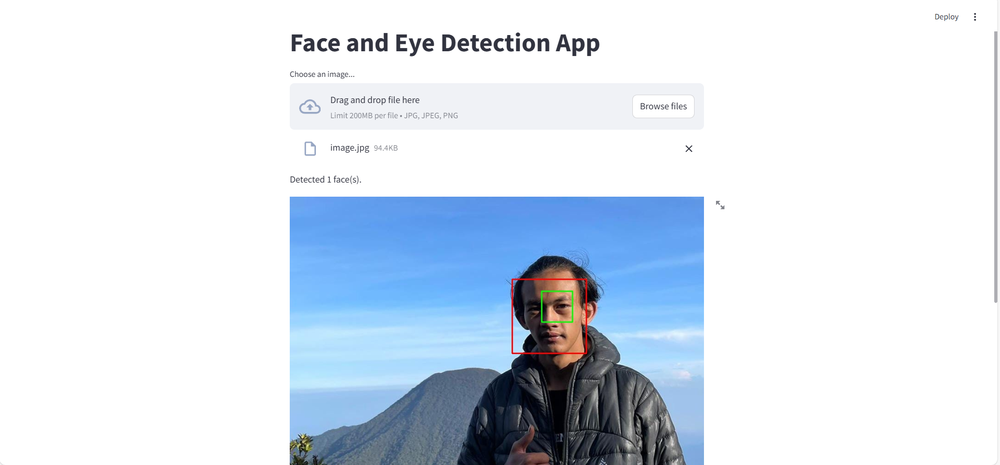
#> input picture UTS/image.png, 1000 x 465 px, shrunk from 1912 x 889 before the run
$ python -i app.py   (imports and definitions only)
#> lines starting #> are read from the running program, lines starting #| are printed output that depends on the picture; after the words box and inside, x2 and y2 are one past the last pixel; in counts of white or black regions, pixels touching at a corner belong together
#> further down, picture is the input picture: shape (465, 1000, 3); mean B, G, R 237.4, 227.3, 218.3
import cv2
import streamlit as st
from PIL import Image
import numpy as np

# Load Haar cascades
face_cascade = cv2.CascadeClassifier('haarcascades/haarcascade_frontalface_default.xml')
eye_cascade = cv2.CascadeClassifier('haarcascades/haarcascade_eye.xml')

def detect_faces_and_eyes(img):
    gray = cv2.cvtColor(img, cv2.COLOR_BGR2GRAY)
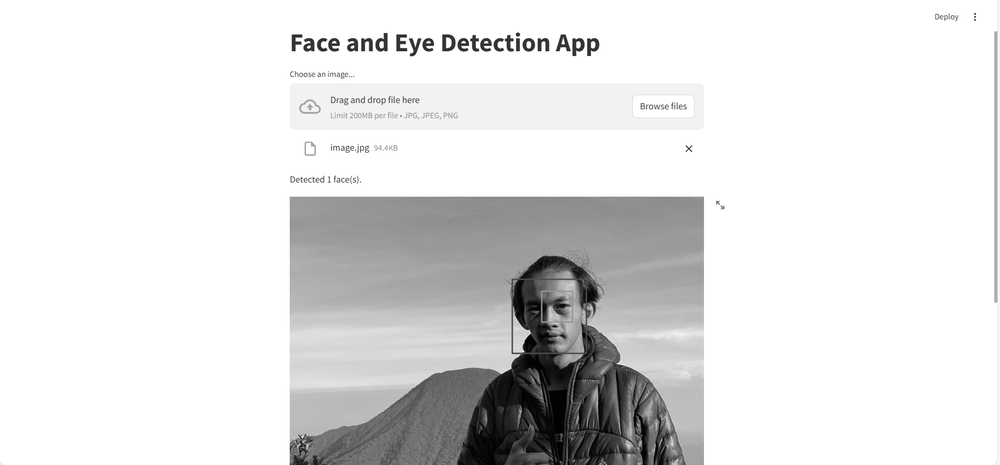
#> gray: shape (465, 1000); min 0, max 255, mean 225.8
    faces = face_cascade.detectMultiScale(gray, scaleFactor=1.1, minNeighbors=5, minSize=(30, 30))
#> faces = [[509, 276, 78, 78]]

    for (x, y, w, h) in faces:
        cv2.rectangle(img, (x, y), (x+w, y+h), (255, 0, 0), 2)
        roi_gray = gray[y:y+h, x:x+w]
        roi_color = img[y:y+h, x:x+w]
        eyes = eye_cascade.detectMultiScale(roi_gray, scaleFactor=1.1, minNeighbors=5, minSize=(15, 15))

        for (ex, ey, ew, eh) in eyes:
            cv2.rectangle(roi_color, (ex, ey), (ex+ew, ey+eh), (0, 255, 0), 2)
#> this loop made 1 pass
#> pass 1, in detect_faces_and_eyes, `roi_gray = gray[y:y+h, x:x+w]`:
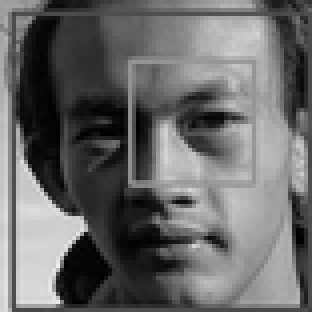
#> roi_gray: shape (78, 78) (shown 4 times larger); min 0, max 238, mean 104
#> pass 1, in detect_faces_and_eyes, `roi_color = img[y:y+h, x:x+w]`:
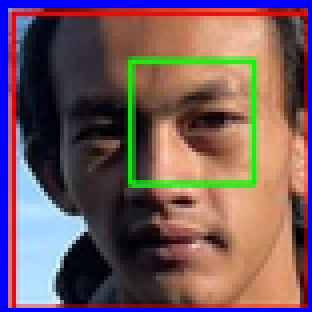
#> roi_color: shape (78, 78, 3) (shown 4 times larger); mean B, G, R 94.2, 88.7, 114.2
#> after the loop:
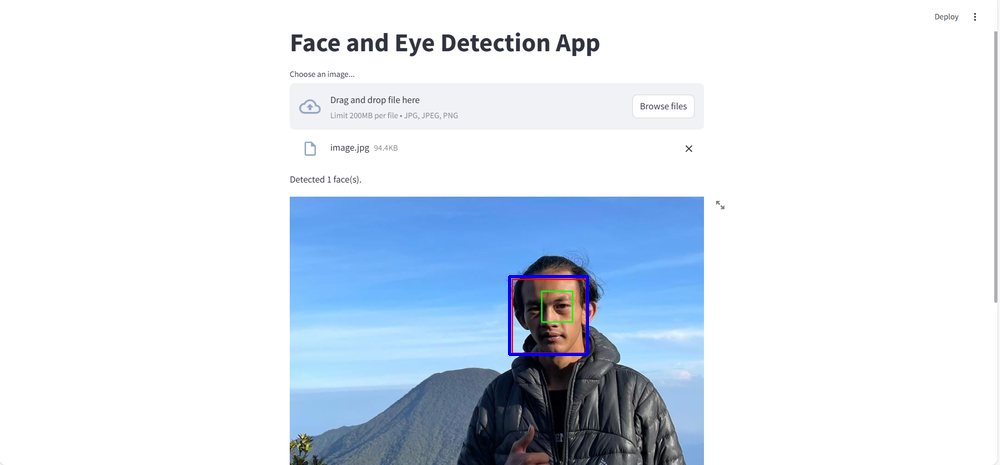
#> img: shape (465, 1000, 3); 0.2% of pixels changed, all inside (x1, y1, x2, y2) = (508, 275, 589, 356)
    return img, len(faces)

# [17 lines not run here, left out]

>>> import cv2
>>> picture = cv2.imread('../image.png')
>>> result = detect_faces_and_eyes(picture)
